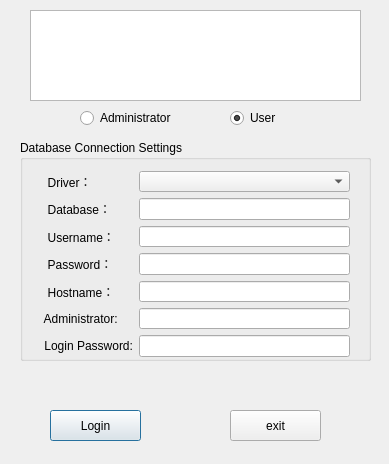
<?xml version="1.0" encoding="UTF-8"?>
<ui version="4.0">
 <class>connectdlg</class>
 <widget class="QDialog" name="connectdlg">
  <property name="geometry">
   <rect>
    <x>0</x>
    <y>0</y>
    <width>389</width>
    <height>464</height>
   </rect>
  </property>
  <property name="windowTitle">
   <string>connectdlg</string>
  </property>
  <widget class="QGroupBox" name="groupBox">
   <property name="geometry">
    <rect>
     <x>20</x>
     <y>140</y>
     <width>351</width>
     <height>221</height>
    </rect>
   </property>
   <property name="title">
    <string>Database Connection Settings</string>
   </property>
   <widget class="QWidget" name="formLayoutWidget">
    <property name="geometry">
     <rect>
      <x>10</x>
      <y>20</y>
      <width>331</width>
      <height>208</height>
     </rect>
    </property>
    <layout class="QFormLayout" name="formLayout">
     <property name="fieldGrowthPolicy">
      <enum>QFormLayout::AllNonFixedFieldsGrow</enum>
     </property>
     <item row="0" column="0">
      <widget class="QLabel" name="label">
       <property name="text">
        <string>  Driver：</string>
       </property>
      </widget>
     </item>
     <item row="0" column="1">
      <widget class="QComboBox" name="comboDriver"/>
     </item>
     <item row="1" column="0">
      <widget class="QLabel" name="label_2">
       <property name="text">
        <string>  Database：</string>
       </property>
      </widget>
     </item>
     <item row="1" column="1">
      <widget class="QLineEdit" name="editDatabase"/>
     </item>
     <item row="2" column="0">
      <widget class="QLabel" name="label_3">
       <property name="text">
        <string>  Username：</string>
       </property>
      </widget>
     </item>
     <item row="2" column="1">
      <widget class="QLineEdit" name="editUsername"/>
     </item>
     <item row="3" column="0">
      <widget class="QLabel" name="label_4">
       <property name="text">
        <string>  Password：</string>
       </property>
      </widget>
     </item>
     <item row="3" column="1">
      <widget class="QLineEdit" name="editPassword">
       <property name="inputMask">
        <string/>
       </property>
      </widget>
     </item>
     <item row="4" column="0">
      <widget class="QLabel" name="label_5">
       <property name="text">
        <string>  Hostname：</string>
       </property>
      </widget>
     </item>
     <item row="4" column="1">
      <widget class="QLineEdit" name="editHostname"/>
     </item>
     <item row="5" column="0">
      <widget class="QLabel" name="label_6">
       <property name="text">
        <string> Administrator:</string>
       </property>
      </widget>
     </item>
     <item row="6" column="0">
      <widget class="QLabel" name="label_7">
       <property name="text">
        <string> Login Password:</string>
       </property>
      </widget>
     </item>
     <item row="5" column="1">
      <widget class="QLineEdit" name="editAdmin"/>
     </item>
     <item row="6" column="1">
      <widget class="QLineEdit" name="loginPassword"/>
     </item>
    </layout>
   </widget>
  </widget>
  <widget class="QLabel" name="stateLabel">
   <property name="geometry">
    <rect>
     <x>90</x>
     <y>360</y>
     <width>241</width>
     <height>31</height>
    </rect>
   </property>
   <property name="text">
    <string/>
   </property>
  </widget>
  <widget class="QPushButton" name="okButton">
   <property name="geometry">
    <rect>
     <x>50</x>
     <y>410</y>
     <width>91</width>
     <height>31</height>
    </rect>
   </property>
   <property name="text">
    <string>Login</string>
   </property>
  </widget>
  <widget class="QPushButton" name="exitButton">
   <property name="geometry">
    <rect>
     <x>230</x>
     <y>410</y>
     <width>91</width>
     <height>31</height>
    </rect>
   </property>
   <property name="text">
    <string>exit</string>
   </property>
  </widget>
  <widget class="QGraphicsView" name="graphicsView">
   <property name="geometry">
    <rect>
     <x>30</x>
     <y>10</y>
     <width>331</width>
     <height>91</height>
    </rect>
   </property>
  </widget>
  <widget class="QRadioButton" name="adminRBtn">
   <property name="geometry">
    <rect>
     <x>80</x>
     <y>110</y>
     <width>101</width>
     <height>16</height>
    </rect>
   </property>
   <property name="text">
    <string>Administrator</string>
   </property>
  </widget>
  <widget class="QRadioButton" name="userRBtn">
   <property name="geometry">
    <rect>
     <x>230</x>
     <y>110</y>
     <width>89</width>
     <height>16</height>
    </rect>
   </property>
   <property name="text">
    <string>User</string>
   </property>
   <property name="checked">
    <bool>true</bool>
   </property>
  </widget>
 </widget>
 <layoutdefault spacing="6" margin="11"/>
 <resources/>
 <connections/>
</ui>
